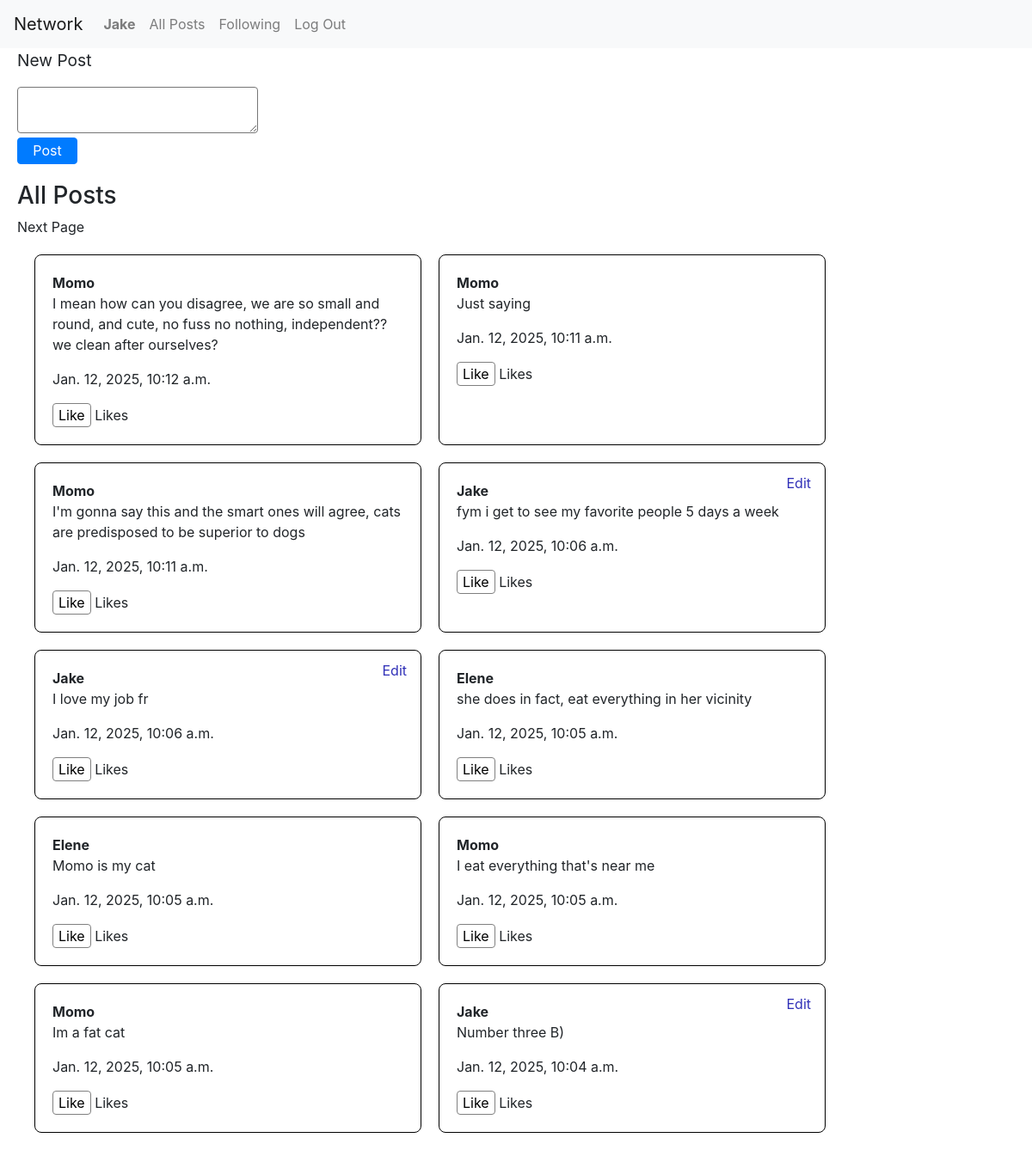
The app's page / (signed in) with its own data.
### network/models.py (models this page shows, shortened)
class User(AbstractUser):
    name = models.CharField(max_length=64, blank=True)
    following = models.ManyToManyField('self', symmetrical=False, related_name='followers')

class Post(models.Model):
    user = models.ForeignKey(User, on_delete=models.CASCADE, related_name='posts')  #link post to the user
    body = models.TextField()
    timestamp = models.DateTimeField(auto_now_add=True) #automatically sets the time
    likes = models.ManyToManyField(User, related_name="liked_posts", blank=True)

### network/views.py (the view)
# urls.py: path("", views.index, name="index"),
def index(request):
    post_list = Post.objects.all().order_by("-timestamp")
    paginator = Paginator(post_list, 10)  # 10 posts
    page_number = request.GET.get('page')
    posts = paginator.get_page(page_number)
    return render(request, "network/index.html", {
        "posts": posts
    })

### network/templates/network/index.html (shortened to what this page needs)
{% extends "network/layout.html" %} {% block body %}
<div class="create-container">
	{% if request.user.is_authenticated %}
	<p class="new-post-header">New Post</p>
	<form class="create-form" action="{% url 'newpost' %}" method="POST">
		<textarea name="body"></textarea>
		<input type="submit" value="Post" class="create-post-btn btn btn-primary" />
	</form>
	{% else %}
	<p>Please log in to create a post.</p>
	{% endif %}
</div>
<div class="all-posts-container">
	<h3 class="all-posts-header">All Posts</h3>
	<div class="pagination">
		 {% if posts.has_next %}
		<a href="?page={{ posts.next_page_number }}">Next Page</a>
		{% endif %}
	</div>
	<div class="post-list">
		{% for post in posts %}
		<div class="post" id="post-{{ post.id }}">
			<a class="username-class" href="{% url 'profile' post.user.username %}"
				>{{ post.user.username }}</a
			>
			<div class="post-content" id="content-{{ post.id }}">
				{% if user == post.user %}
				<button class="edit-btn" data-post-id="{{ post.id }}">Edit</button>
				{% endif %}
				<p class="post-body" id="post-body-{{ post.id }}">{{post.body}}</p>
			</div>
			<p>{{post.timestamp}}</p>
			{% if user.is_authenticated %}
			<button class="like-btn" data-post-id="{{ post.id }}">
				{% if user in post.likes.all %} Unlike {% else %} Like {% endif %}
			</button>
			{% endif %}
			<span>Likes</span>
		</div>
		{% endfor %}
	</div>
</div>
{% endblock %}

### network/templates/network/layout.html (shortened to what this page needs)
{% load static %}
<!DOCTYPE html>
<html lang="en">
	<head>
		<link
			rel="stylesheet"
			href="https://stackpath.bootstrapcdn.com/bootstrap/4.4.1/css/bootstrap.min.css"
		/>
		<link href="{% static 'network/styles.css' %}" rel="stylesheet" />
	</head>
	<body>
		<nav class="navbar navbar-expand-lg navbar-light bg-light">
			<a class="navbar-brand" href="#">Network</a>
			<div class="layout-div">
				<ul class="navbar-nav mr-auto">
					{% if user.is_authenticated %}
					<li class="nav-item">
						<a class="nav-link" href="#"
							><strong>{{ user.username }}</strong></a
						>
					</li>
					{% endif %}
					<li class="nav-item">
						<a class="nav-link" href="{% url 'index' %}">All Posts</a>
					</li>
					{% if user.is_authenticated %}
					<li class="nav-item">
						<a class="nav-link" href="{% url 'following' %}">Following</a>
					</li>
					<li class="nav-item">
						<a class="nav-link" href="{% url 'logout' %}">Log Out</a>
					</li>
					{% endif %}
				</ul>
			</div>
		</nav>
		<div class="body">{% block body %} {% endblock %}</div>
	</body>
</html>

### network/static/network/styles.css (style rules this page uses)
.create-container { height: 25%; width: 25%; padding-left: 20px; }
.create-form { display: flex; flex-direction: column; width: 100%; height: 100%; }
.create-post-btn { margin-top: 5px; width: 25%; padding-top: 2px; padding-bottom: 3px; }
.new-post-header { font-size: 1.2em; }
.all-posts-container { width: 80%; padding-left: 20px; padding-bottom: 20px; }
.post-list { list-style-type: none; padding-left: 20px; margin-top: 20px; display: grid; grid-template-columns: repeat(auto-fit, minmax(300px, 1fr)); gap: 20px; }
.post { padding: 20px; width: auto; border: 1px solid black; height: auto; border-radius: 8px; word-wrap: break-word; overflow-wrap: break-word; position: relative; }
.all-posts-header { margin-top: 20px; text-wrap: wrap; }
textarea { border-radius: 4px; }
.edit-btn { right: 10px; top: 10px; margin-bottom: 20px; background-color: transparent; border: none; position: absolute; color: rgb(49, 49, 184); }
a { color: inherit; }
button { background-color: transparent; border: 1px gray solid; border-radius: 4px; }
.username-class { font-weight: bold; }

### records on screen
User: username "Jake"
Post: user.username "Momo", body "I mean how can you disagree, we are so small and round, and cute, no fuss no nothing, independent?? we clean after ourselves?", timestamp "Jan. 12, 2025, 10:12 a.m.", shows "Like"
Post: user.username "Momo", body "Just saying", timestamp "Jan. 12, 2025, 10:11 a.m.", shows "Like"
Post: user.username "Momo", body "I'm gonna say this and the smart ones will agree, cats are predisposed to be superior to dogs", timestamp "Jan. 12, 2025, 10:11 a.m.", shows "Like"
Post: user.username "Jake", body "fym i get to see my favorite people 5 days a week", timestamp "Jan. 12, 2025, 10:06 a.m.", shows "Like"
Post: user.username "Jake", body "I love my job fr", timestamp "Jan. 12, 2025, 10:06 a.m.", shows "Like"
Post: user.username "Elene", body "she does in fact, eat everything in her vicinity", timestamp "Jan. 12, 2025, 10:05 a.m.", shows "Like"
Post: user.username "Elene", body "Momo is my cat", timestamp "Jan. 12, 2025, 10:05 a.m.", shows "Like"
Post: user.username "Momo", body "I eat everything that's near me", timestamp "Jan. 12, 2025, 10:05 a.m.", shows "Like"
Post: user.username "Momo", body "Im a fat cat", timestamp "Jan. 12, 2025, 10:05 a.m.", shows "Like"
Post: user.username "Jake", body "Number three B)", timestamp "Jan. 12, 2025, 10:04 a.m.", shows "Like"
